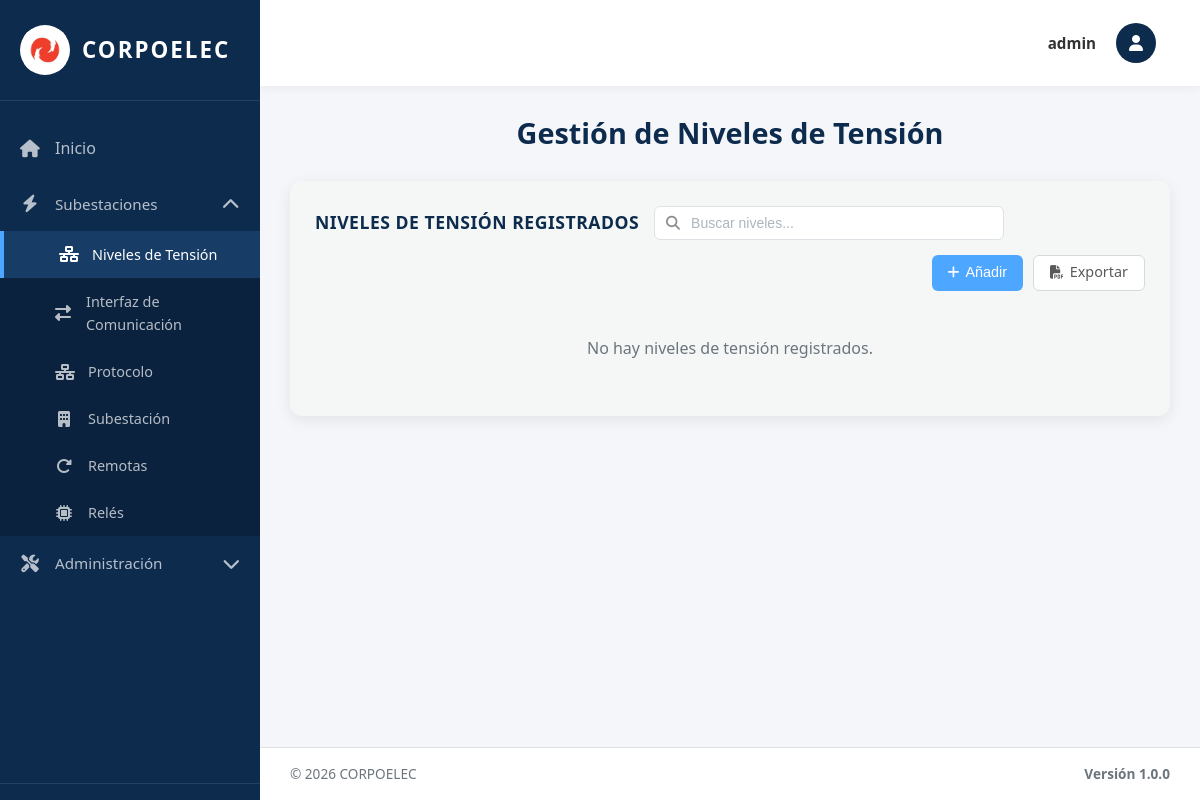
The app's page /tensiones/ (signed in), older data.
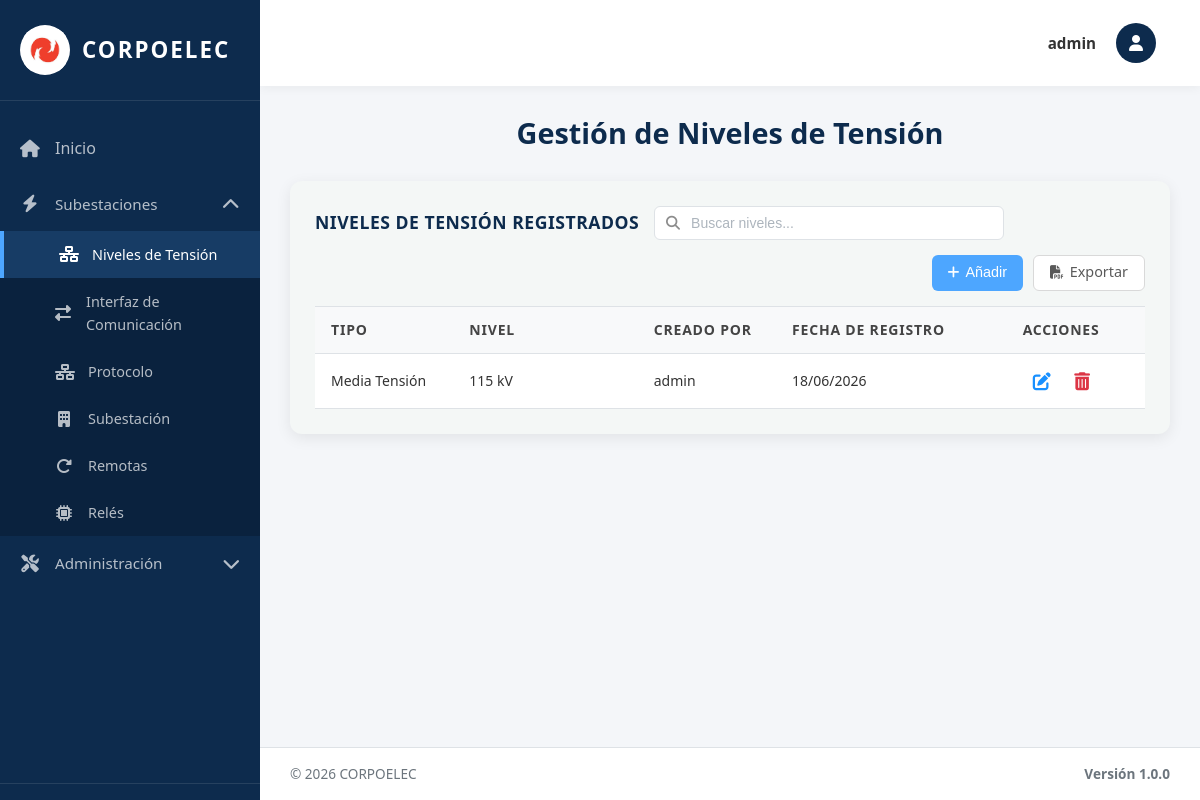
The same page, newer data.
### equipos/models.py (models this page shows, shortened)
class NivelTension(models.Model):
    TIPO_CHOICES = [
        ('AT', 'Alta Tensión'),
        ('MT', 'Media Tensión'),
        ('BT', 'Baja Tensión'),
    ]
    NIVEL_CHOICES = [
        ('230kV', '230 kV'),
        ('115kV', '115 kV'),
        ('34.5kV', '34.5 kV'),
        ('13.8kV', '13.8 kV'),
    ]
    Id_Ten = models.AutoField(primary_key=True)
    Tipo_ten = models.CharField(max_length=5, choices=TIPO_CHOICES, default='AT')  # AT / MT / BT
    Nivel = models.CharField(max_length=10, choices=NIVEL_CHOICES)  # Valor kV (puede ser personalizado)
    Fecha_Reg = models.DateField(auto_now_add=True)
    creado_por = models.ForeignKey(User, on_delete=models.SET_NULL, null=True, blank=True, related_name='niveles_tension_creados')
    class Meta:
        verbose_name = 'Nivel de Tensión'
        verbose_name_plural = 'Niveles de Tensión'
        ordering = ['Id_Ten']

### equipos/views.py (the view, shortened to what this page needs)
# urls.py: path('tensiones/', tensiones_view, name='tensiones'),
@no_cache
@login_required(login_url='/login/')
def tensiones_view(request):
    tensiones = NivelTension.objects.all().order_by('-Fecha_Reg', '-Id_Ten')
    paginator = Paginator(tensiones, 10)
    page_number = request.GET.get('page')
    page_obj = paginator.get_page(page_number)
    context = {
        'title': 'Niveles de Tensión',
        'page_obj': page_obj,
        'tensiones': tensiones,
        'tipo_choices': NivelTension.TIPO_CHOICES,
        'nivel_choices': NivelTension.NIVEL_CHOICES,
        'nivel_choices_simple': [(v, v) for v, _ in NivelTension.NIVEL_CHOICES],
        'is_admin': request.user.is_superuser,
        'puede_crear': puede_crear(request),
        'puede_actualizar': puede_actualizar(request),
        'puede_eliminar': puede_eliminar(request),
    }
    return render(request, 'tensiones.html', context)

### equipos/context_processors.py (called while the page is built, shortened)
def permisos_usuario(request):
    if request.user.is_superuser:
        return {
            'permisos_usuario': {'crear': True, 'actualizar': True, 'eliminar': True},
            'puede_crear': True,
            'puede_actualizar': True,
            'puede_eliminar': True,
        }

### templates/tensiones.html (shortened to what this page needs)
{% extends 'base.html' %}
{% load static %}
{% block content %}
<div class="welcome-text">
  <h2>Gestión de Niveles de Tensión</h2>
</div>
<div class="table-section">
<div class="table-header">
  <h3>Niveles de Tensión Registrados</h3>
  <div class="search-container">
    <input type="text" class="search-input" id="searchInput" placeholder="Buscar niveles..." onkeyup="filterTable()">
  </div>
  <div class="action-buttons">
    {% if puede_crear %}
    <button type="button" class="btn btn-primary btn-add-top" onclick="abrirAddModal()">
      <i class="fas fa-plus"></i> Añadir
    </button>
    {% endif %}
    <a href="{% url 'exportar_tensiones_pdf' %}" class="btn btn-secondary btn-add-top">
      <i class="fas fa-file-pdf"></i> Exportar
    </a>
  </div>
</div>
  {% if page_obj.object_list %}
  <table class="data-table">
    <thead>
        <tr>
          <th width="15%">Tipo</th>
          <th width="20%">Nivel</th>
          {% if is_admin %}<th width="15%">Creado Por</th>{% endif %}
          <th width="25%">Fecha de Registro</th>
          <th width="15%">Acciones</th>
        </tr>
    </thead>
    <tbody>
      {% for nivel in page_obj %}
      <tr>
        <td>{{ nivel.get_Tipo_ten_display }}</td>
        <td>{{ nivel.get_Nivel_display }}</td>
        {% if is_admin %}<td>{{ nivel.creado_por.username|default:"Sistema" }}</td>{% endif %}
        <td>{{ nivel.Fecha_Reg|date:"d/m/Y" }}</td>
        <td class="actions-cell">
          {% if puede_actualizar %}
          <button type="button" class="btn-icon btn-edit" title="Editar" onclick='openEditModal({{ nivel.Id_Ten }}, "{{ nivel.Tipo_ten }}", "{{ nivel.Nivel }}")'>
            <i class="fas fa-edit"></i>
          </button>
          {% endif %}
          {% if puede_eliminar %}
          <form method="post" style="display: inline;" onsubmit="return confirmarEliminacion(this);">
            <button type="submit" class="btn-icon btn-delete" title="Eliminar">
              <i class="fas fa-trash-alt"></i>
            </button>
          </form>
          {% endif %}
        </td>
      </tr>
      {% endfor %}
    </tbody>
  </table>
  {% else %}
  <p class="no-data">No hay niveles de tensión registrados.</p>
  {% endif %}
</div>
{% endblock %}

Row changes from the older to the newer data that the page shows:
added NivelTension: Tipo_ten "Media Tensión", Nivel "115 kV", creado_por.username "admin", Fecha_Reg "18/06/2026"
Text that changed along with them:
text no longer shown: "No hay niveles de tensión registrados."
text now shown: "TIPO NIVEL CREADO POR FECHA DE REGISTRO ACCIONES"
